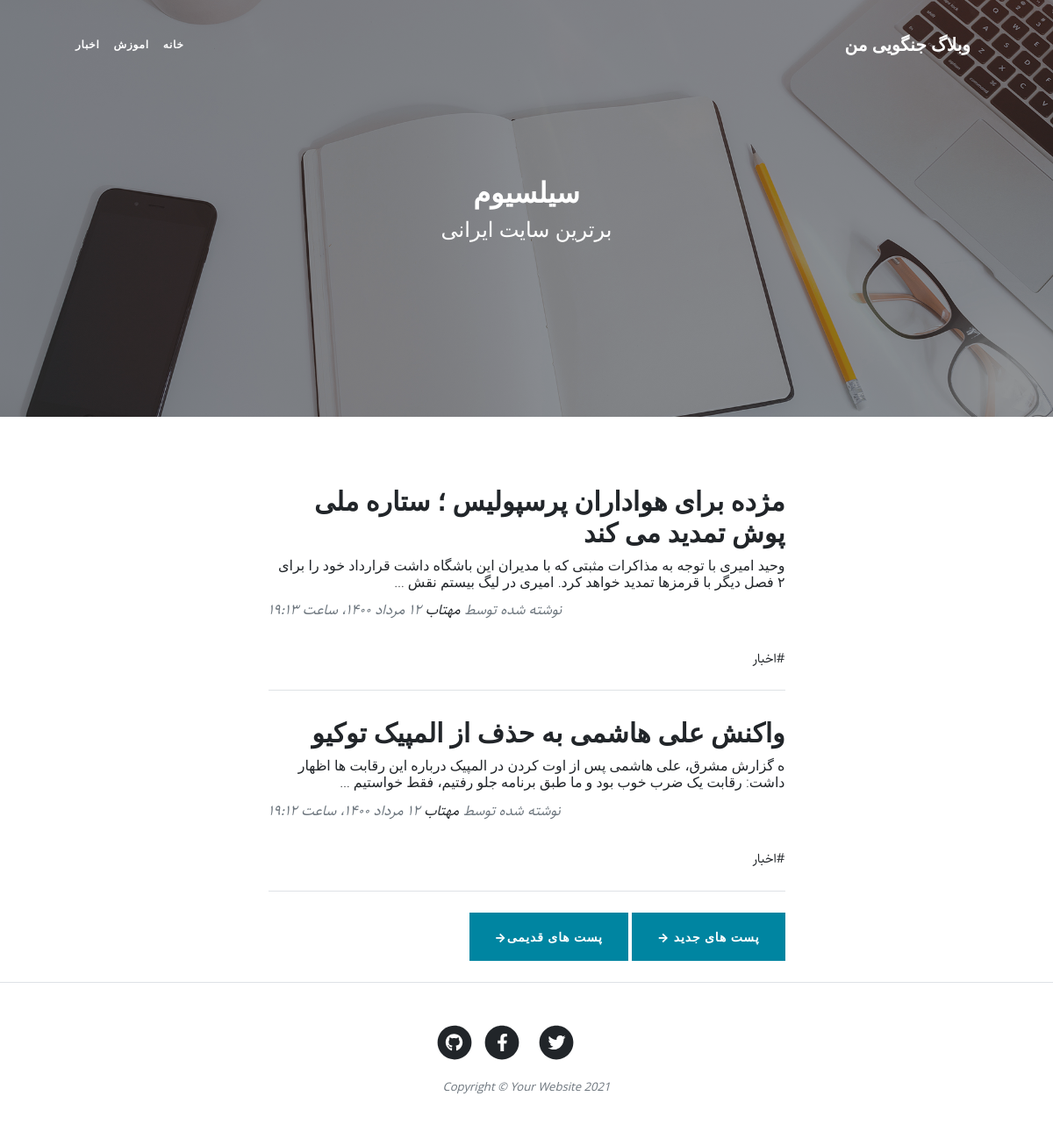
/page/2, run on the app's committed database.
### blog/models.py (models this page shows, shortened)
class Category(models.Model):
    parent = models.ForeignKey('self', default=None, null=True,blank=True,on_delete=models.SET_NULL,related_name='children', verbose_name='زیردسته')
    title = models.CharField(max_length=200, verbose_name='عنوان دسته بندی')
    slug = models.SlugField(max_length=100, unique=True, verbose_name='ادرس دسته بندی')
    status = models.BooleanField(default=True, verbose_name='ایا نمایش داده شود؟')
    position = models.IntegerField(verbose_name='پوزیشن')
    class Meta:
        verbose_name = 'دسته بندی'
        verbose_name_plural = 'دسته بندی ها'
        ordering = ['position']
    objects= CategoryManager()

class Article(models.Model):
    STATUS_CHOICES = [
        ('d', 'پیش نویس'),
        ('p', 'منتشر شده'),
    ]
    title = models.CharField(max_length=200, verbose_name='عنوان مقاله')
    slug = models.SlugField(max_length=100, unique=True, verbose_name='ادرس مقاله')
    category = models.ManyToManyField(Category, related_name='articles', verbose_name='دسته بندی')
    description = models.TextField(verbose_name='محتوا')
    thumbnail = models.ImageField(upload_to='images', verbose_name='تصویر مقاله')
    publish = models.DateTimeField(default=timezone.now, verbose_name='زمان انتشار')
    created = models.DateTimeField(auto_now_add=True)
    updated = models.DateTimeField(auto_now=True)
    status = models.CharField(max_length=1, choices=STATUS_CHOICES, verbose_name='وضعیت')
    def jpublish(self):
        return jalali_converter(self.publish)
    jpublish.short_description = 'زمان انتشار'
    def category_published(self):
        return self.category.filter(status=True)
    def thumbnail_tag(self):
        return format_html("<img  width = 100 height = 65 src= '{}'>".format(self.thumbnail.url))
    thumbnail_tag.short_description = 'عکس'
    objects = ArticleManager()
    class Meta:
        verbose_name = 'مقاله'
        verbose_name_plural = 'مقالات'
        ordering = ['-publish']

### blog/views.py (the view)
# urls.py: path('', views.ArticleList.as_view(), name='blog_home'),
class ArticleList(ListView):
    queryset = Article.objects.published()
    template_name = 'blog/home.html'
    context_object_name = 'posts'
    paginate_by = 2

### blog/models.py (called while the page is built)
    def active(self):
        return self.filter(status=True)

### blog/templatetags/base_tags.py (called while the page is built)
@register.simple_tag
def title(data='وبلاگ جنگویی من '):
    return data

@register.inclusion_tag('blog/partials/category_navbar.html')
def category_navbar():
    return {
        'category': Category.objects.filter(status=True)
    }

### extensions/jalali.py (called while the page is built)
    def persian_tuple(self):
        return self.persian_year, self.persian_month, self.persian_day

### extensions/utils.py (called while the page is built)
def convert_en_numbers(input_str):
    mapping = {
        '0': '۰',
        '1': '۱',
        '2': '۲',
        '3': '۳',
        '4': '۴',
        '5': '۵',
        '6': '۶',
        '7': '۷',
        '8': '۸',
        '9': '۹',
        '.': '.',
    }
    pattern = "|".join(map(re.escape, mapping.keys()))
    return re.sub(pattern, lambda m: mapping[m.group()], str(input_str))

def jalali_converter(time):
    time = timezone.localtime(time)
    jmonths = ['فروردین', 'اردیبهشت', 'خرداد', 'تیر', 'مرداد', 'شهریور', 'مهر', 'آبان', 'آذر', 'دی', 'بهمن', 'اسفند']
    time_to_str = "{},{},{}".format(time.year, time.month, time.day)
    time_to_touple = jalali.Gregorian(time_to_str).persian_tuple()
    time_to_list = list(time_to_touple)
    for index, month in enumerate(jmonths):
        if time_to_list[1] == index + 1:
            time_to_list[1] = month
            break
    output = '{} {} {}، ساعت {}:{}'.format(
        convert_en_numbers(time_to_list[2]),
        time_to_list[1],
        convert_en_numbers(time_to_list[0]),
        convert_en_numbers(time.hour),
        convert_en_numbers(time.minute),
    )
    return output

### blog/templates/blog/home.html (shortened to what this page needs)
{% extends 'blog/base.html' %}
{% load static %}
{% block main %}
        <header class="masthead" style="background-image: url({% static 'blog/assets/img/home-bg.jpg' %})">
            <div class="container position-relative px-4 px-lg-5">
                <div class="row gx-4 gx-lg-5 justify-content-center">
                    <div class="col-md-10 col-lg-8 col-xl-7">
                        <div class="site-heading">
                            <h1>سیلسیوم</h1>
                            <span class="subheading">برترین سایت ایرانی</span>
                        </div>
                    </div>
                </div>
            </div>
        </header>
    <div class="container px-4 px-lg-5">
            <div class="row gx-4 gx-lg-5 justify-content-center">
                <div class="col-md-10 col-lg-8 col-xl-7">
                    {% for article in posts %}
                    <div class="post-preview">
                        <a href="{% url 'blog:blog_detail' article.slug %}">
                            <h2 class="post-title">{{ article.title}}</h2>
                            <h3 class="post-subtitle">{{ article.description|truncatewords:30 }}</h3>
                        </a>
                        <p class="post-meta">
                            نوشته شده توسط
                            <a href="#!">مهتاب </a>
                            {{ article.jpublish}}
                        </p>
                    <div>
                        {%  for cat in article.category_published.all %}
                            <a href="{% url "blog:blog_category" cat.slug %}">#{{ cat.title }}</a>
                            {% endfor %}
                    </div>
                </div>
                    <hr class="my-4" />
                    {% endfor %}
                    <div class="clearfix pager-button">
                        {% if page_obj.has_previous %}
                            <a class="btn btn-primary float-right mb-4 " href="{% url 'blog:blog_home' page_obj.previous_page_number %}">پست های جدید →</a>
                        {% endif %}
                        {% if page_obj.has_next %}
                        <a class="btn btn-primary float-right ml-3 mb-4" href="{% url 'blog:blog_home' page_obj.next_page_number %}  ">پست های قدیمی→</a>
                        {% endif %}
                    </div>
                </div>
            </div>
    </div>
{% endblock %}

### blog/templates/blog/partials/category_navbar.html (shortened to what this page needs)
<div class="collapse navbar-collapse nav" id="navbarResponsive">
    <ul class="navbar-nav ml-auto ms-auto py-4 py-lg-0">
        <li class="navbar-nav ml-auto ms-auto py-4 py-lg-0  ">
            <li class="nav-item">
                <a class="nav-link " href="{% url 'blog:blog_home' %}">خانه</a>
            </li>
            {% for cat in category %}
                {% if cat.parent == None %}
                    <li class="nav-item">
                        <a class="nav-link " href="{% url 'blog:blog_category' cat.slug %}">{{ cat.title }}</a>
                    </li>
                {% endif %}
            {% endfor %}
    </ul>
</div>

### blog/static/blog/css/rtl.css (style rules this page uses)
body { font-family: Sahel, serif; direction: rtl; text-align: right; font-size: 15px; }
.navbar-nav { margin-left: initial !important; margin-right: auto; }
.post-preview > .post-meta { font-size: 1.025rem; font-style: italic; margin-top: 0; color: #6c757d; text-align: left; }
header.masthead .page-heading h1, header.masthead .page-heading .h1, header.masthead .site-heading h1, header.masthead .site-heading .h1 { font-size: 2rem; }
.post-preview > a > .post-title { font-size: 30px; }
h3, .h3 { font-size: 16px; }
.nav-item { list-style-type: none; padding: 0; margin: 0; }
.nav ul { padding-right: 0; }
.nav ul li { border-bottom: none; height: 86px; line-height: 86px; font-size: 14px; display: inline-block; float:left; margin: 0 auto; }
.nav ul li a { text-decoration: none; color: #000000; display: block; transition: .3s background-color; padding: 0 24px; }
.nav a { border-bottom: none; }

### data on the page
Category: title "اموزش"
Category: title "اخبار"
Article: title "مژده برای هواداران پرسپولیس ؛ ستاره ملی پوش تمدید می کند", description "وحید امیری با توجه به مذاکرات مثبتی که با مدیران این باشگاه داشت قرارداد خود را برای ۲ فصل دیگر با قرمزها تمدید خواهد کرد. امیری در لیگ بیستم نقش …", jpublish "۱۲ مرداد ۱۴۰۰، ساعت ۱۹:۱۳"
Article: title "واکنش علی هاشمی به حذف از المپیک توکیو", description "ه گزارش مشرق، علی هاشمی پس از اوت کردن در المپیک درباره این رقابت ها اظهار داشت: رقابت یک ضرب خوب بود و ما طبق برنامه جلو رفتیم، فقط خواستیم …", jpublish "۱۲ مرداد ۱۴۰۰، ساعت ۱۹:۱۲"
